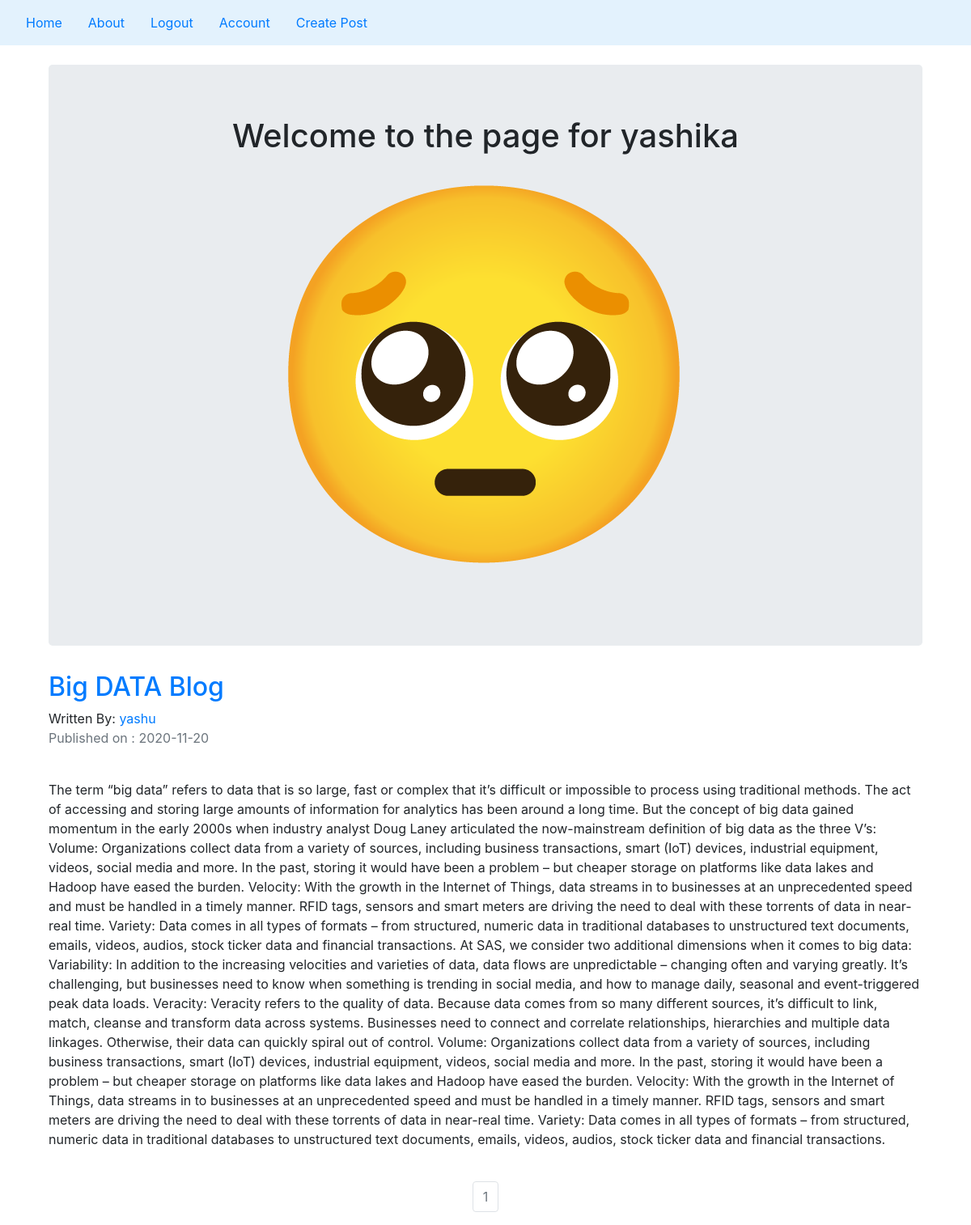
Screenshot of /yashu (signed in) with the database file from the repository.
### peoplecompanyblog/models.py (models this page shows, shortened)
class User(db.Model,UserMixin):
    __tablename__ = 'users'
    id = db.Column(db.Integer,primary_key=True)
    profile_image = db.Column(db.String(20),nullable=False,default='default_profile.png')
    email = db.Column(db.String(64),unique=True,index=True)
    username = db.Column(db.String(64),unique=True,index=True)
    password = db.Column(db.String(128))
    posts = db.relationship('BlogPost',backref='author',lazy=True)

class BlogPost(db.Model):
     users = db.relationship(User)
     id = db.Column(db.Integer,primary_key=True)
     user_id = db.Column(db.Integer,db.ForeignKey('users.id'),nullable=False)
     date = db.Column(db.DateTime,nullable=False,default=datetime.utcnow)
     title = db.Column(db.String(140),nullable=False)
     text = db.Column(db.Text,nullable=False)

### peoplecompanyblog/users/views.py (the view)
@users.route("/<username>")
def user_posts(username):
    page = request.args.get('page',1,type=int)
    user = User.query.filter_by(username=username).first_or_404()
    blog_posts = BlogPost.query.filter_by(author=user).order_by(BlogPost.date.desc()).paginate(page=page,per_page=5)
    return render_template('user_blog_posts.html',blog_posts=blog_posts,user=user)

### peoplecompanyblog/models.py (called while the page is built)
@login_manager.user_loader
def load_user(user_id):
    return User.query.get(user_id)

### peoplecompanyblog/templates/user_blog_posts.html
{% extends "base.html" %}
{% block content %}
    <div class="container">
        <div class="jumbotron">
            <div align="center">
                <h1>Welcome to the page for {{current_user.username}}</h1>
                <img align="center" src="{{url_for('static',filename='profile_pics/'+current_user.profile_image)}}">
            </div>
        </div>
{% for post in blog_posts.items  %}
    <h2> <a href="{{ url_for('blog_posts.blog_post',blog_post_id=post.id) }}">{{post.title}}</a>  </h2>
    Written By: <a href="{{ url_for('user.user_posts',username=post.author.username) }}">{{post.author.username}}</a>
    <p class="text-muted">Published on : {{post.date.strftime("%Y-%m-%d")}}</p>
    <br>
    <p>{{post.text}}</p>
    <br>
{% endfor %}
 </div>
<nav aria-label="Page Navigation example">
    <ul class="pagination justify-content-center">
        {% for page_num in blog_posts.iter_pages(left_edge=1, right_edge=1, left_current=1, right_current=1) %}
            {% if blog_posts.page == page_num %}
            <li class="page-item disabled">
                <a class="page-link" href="{{url_for('user.user_posts',username=user.username,page=page_num)}}">{{ page_num }}</a>
            </li>
            {% else %}
            <li class="page-item disabled">
                <a class="page-link" href="{{url_for('user.user_posts',username=user.username,page=page_num)}}">{{ page_num }}</a>
            </li>
            {% endif %}
        {% endfor %}
    </ul>
</nav>
{% endblock %}

### rows the page displays
User: username "yashika", profile_image (placeholder picture)
BlogPost: title "Big DATA Blog", author.username "yashu", date "2020-11-20", text "The term “big data” refers to data that is so large, fast or complex that it’s difficult or impossible to process using traditional methods. The act of accessing and storing large amounts of information for analytics has been around a long time. But the concept of big data gained momentum in the early 2000s when industry analyst Doug Laney articulated the now-mainstream definition of big data as the three V’s: Volume: Organizations collect data from a variety of sources, including business transactions, smart (IoT) devices, industrial equipment, videos, social media and more. In the past, storing it would have been a problem – but cheaper storage on platforms like data lakes and Hadoop have…"

### other values shown
{{ page_num }} "1"
